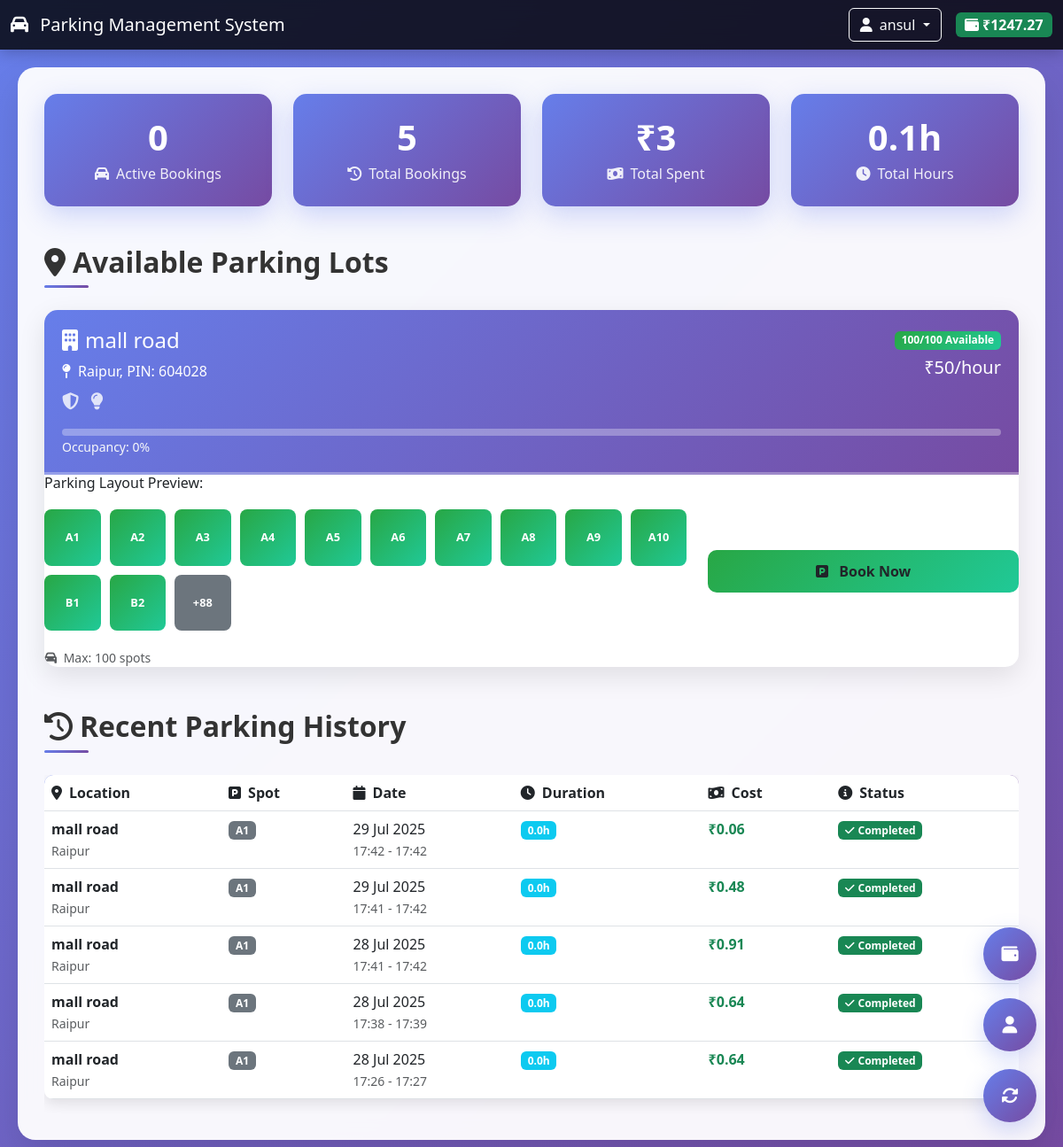
The page /user/dashboard (signed in) on the database its author committed.
### models/models.py (models this page shows, shortened)
class User(db.Model, UserMixin):
    __tablename__ = 'users'
    id = db.Column(db.Integer, primary_key=True)
    username = db.Column(db.String(80), unique=True, nullable=False)
    email = db.Column(db.String(120), unique=True, nullable=False)
    password = db.Column(db.String(128), nullable=False)
    full_name = db.Column(db.String(120), nullable=True)
    phone = db.Column(db.String(20), nullable=True) # Used 'phone' in app.py
    role = db.Column(db.String(20), default='user', nullable=False) # 'user' or 'admin'
    balance = db.Column(db.Float, default=0.0, nullable=False) # Wallet balance
    vehicle_number = db.Column(db.String(20), nullable=True)
    vehicle_type = db.Column(db.String(20), default='car', nullable=False)
    reservations = db.relationship('Reservation', backref='user', lazy=True)
    payments = db.relationship('Payment', backref='user', lazy=True)
    transactions = db.relationship('Transaction', backref='user', lazy=True)

class ParkingLot(db.Model):
    __tablename__ = 'parking_lots'
    id = db.Column(db.Integer, primary_key=True)
    prime_location_name = db.Column(db.String(100), nullable=False)
    address = db.Column(db.String(255), nullable=False)
    pin_code = db.Column(db.String(10), nullable=False) # Added pin_code
    price_per_hour = db.Column(db.Float, nullable=False) # Changed from hourly_rate
    layout_rows = db.Column(db.Integer, default=0, nullable=False) # For grid layout
    layout_cols = db.Column(db.Integer, default=0, nullable=False) # For grid layout
    max_spots = db.Column(db.Integer, default=0, nullable=False) # Total spots based on layout
    max_parking_limit = db.Column(db.Integer, default=100, nullable=False) # Overall max limit
    has_security = db.Column(db.Boolean, default=False)
    has_lighting = db.Column(db.Boolean, default=False)
    is_covered = db.Column(db.Boolean, default=False)
    parking_spots = db.relationship('ParkingSpot', backref='lot', lazy=True, cascade="all, delete-orphan") # Renamed to 'lot'
    def total_occupied_spots(self):
        return ParkingSpot.query.filter_by(lot_id=self.id, status='O').count()
    def available_spots_count(self):
        return self.max_spots - self.total_occupied_spots()
    def occupancy_rate(self):
        if self.max_spots == 0:
            return 0.0
        return (self.total_occupied_spots() / self.max_spots) * 100

class ParkingSpot(db.Model):
    __tablename__ = 'parking_spots'
    id = db.Column(db.Integer, primary_key=True)
    lot_id = db.Column(db.Integer, db.ForeignKey('parking_lots.id'), nullable=False) # Changed to lot_id
    spot_number = db.Column(db.String(10), nullable=False)
    row_position = db.Column(db.Integer, nullable=False) # For grid layout
    col_position = db.Column(db.Integer, nullable=False) # For grid layout
    status = db.Column(db.String(1), default='A', nullable=False) # A: Available, O: Occupied, M: Maintenance
    reservations = db.relationship('Reservation', backref='spot', lazy=True) # Renamed to 'spot'

class Reservation(db.Model):
    __tablename__ = 'reservations'
    id = db.Column(db.Integer, primary_key=True)
    user_id = db.Column(db.Integer, db.ForeignKey('users.id'), nullable=False)
    spot_id = db.Column(db.Integer, db.ForeignKey('parking_spots.id'), nullable=False) # Changed to spot_id
    start_time = db.Column(db.DateTime, default=datetime.utcnow, nullable=False)
    end_time = db.Column(db.DateTime, nullable=True) # Nullable for active reservations
    cost = db.Column(db.Float, nullable=True) # Total cost of the reservation
    status = db.Column(db.String(20), default='active', nullable=False) # 'active', 'completed', 'cancelled'
    vehicle_number = db.Column(db.String(20), nullable=True) # Stored in reservation for historical data
    def duration_hours(self):
        if self.start_time and self.end_time:
            duration = self.end_time - self.start_time
            return duration.total_seconds() / 3600
        elif self.start_time:
            duration = datetime.utcnow() - self.start_time
            return duration.total_seconds() / 3600
        return 0.0

### controllers/user_controller.py (the view)
    @app.route('/user/dashboard')
    @login_required
    def user_dashboard():
        if current_user.role != 'user':
            flash("Unauthorized access!", "danger")
            return redirect(url_for('home'))
        user = current_user
        lots = ParkingLot.query.all()
        reservations = Reservation.query.filter_by(user_id=user.id).order_by(Reservation.start_time.desc()).all()
        active_reservations = [res for res in reservations if res.end_time is None]
        past_reservations = [res for res in reservations if res.end_time is not None][:10]
        total_spent = sum(res.cost for res in past_reservations if res.cost is not None)
        total_hours = sum(res.duration_hours() for res in past_reservations)
        return render_template('user_dashboard.html',
                               user=user,
                               lots=lots,
                               active_reservations=active_reservations,
                               past_reservations=past_reservations,
                               total_spent=total_spent,
                               total_hours=total_hours)

### templates/user_dashboard.html (shortened to what this page needs)
<!DOCTYPE html>
<html lang="en">
<head>
    <link href="https://cdn.jsdelivr.net/npm/bootstrap@5.3.0/dist/css/bootstrap.min.css" rel="stylesheet">
    <link href="https://cdnjs.cloudflare.com/ajax/libs/font-awesome/6.4.0/css/all.min.css" rel="stylesheet">
    <link rel="stylesheet" href="{{ url_for('static', filename='css/user_dashboard.css') }}">
</head>
<body>
    <nav class="navbar navbar-expand-lg navbar-dark">
        <div class="container-fluid">
            <span class="navbar-brand">
                <i class="fas fa-car me-2"></i>
                Parking Management System
            </span>
            <div class="d-flex align-items-center">
                <div class="dropdown me-3">
                    <button class="btn btn-outline-light dropdown-toggle" type="button" data-bs-toggle="dropdown">
                        <i class="fas fa-user me-2"></i>{{ user.username }}
                    </button>
                </div>
                <span class="badge bg-success fs-6">
                    <i class="fas fa-wallet me-1"></i>₹{{ "%.2f"|format(user.balance) }}
                </span>
            </div>
        </div>
    </nav>
    <div class="main-content">
        <div class="row mb-4">
            <div class="col-md-3">
                <div class="stats-card text-center">
                    <h3>{{ active_reservations|length }}</h3>
                    <p><i class="fas fa-car me-2"></i>Active Bookings</p>
                </div>
            </div>
            <div class="col-md-3">
                <div class="stats-card text-center">
                    <h3>{{ past_reservations|length }}</h3>
                    <p><i class="fas fa-history me-2"></i>Total Bookings</p>
                </div>
            </div>
            <div class="col-md-3">
                <div class="stats-card text-center">
                    <h3>₹{{ "%.0f"|format(total_spent or 0) }}</h3>
                    <p><i class="fas fa-money-bill-wave me-2"></i>Total Spent</p>
                </div>
            </div>
            <div class="col-md-3">
                <div class="stats-card text-center">
                    <h3>{{ "%.1f"|format(total_hours or 0) }}h</h3>
                    <p><i class="fas fa-clock me-2"></i>Total Hours</p>
                </div>
            </div>
        </div>
        <h2 class="section-title">
            <i class="fas fa-map-marker-alt me-2"></i>Available Parking Lots
        </h2>
        {% for lot in lots %}
        <div class="lot-card">
            <div class="lot-header">
                <div class="d-flex justify-content-between align-items-start">
                    <div>
                        <h4 class="mb-2">
                            <i class="fas fa-building me-2"></i>{{ lot.prime_location_name }}
                        </h4>
                        <p class="mb-1">
                            <i class="fas fa-map-pin me-2"></i>{{ lot.address }}, PIN: {{ lot.pin_code }}
                        </p>
                        <div class="mt-2">
                            {% if lot.has_security %}
                                <span class="feature-icon" title="Security Available">
                                    <i class="fas fa-shield-alt"></i>
                                </span>
                            {% endif %}
                            {% if lot.has_lighting %}
                                <span class="feature-icon" title="Well Lit">
                                    <i class="fas fa-lightbulb"></i>
                                </span>
                            {% endif %}
                        </div>
                    </div>
                    <div class="text-end">
                        <div class="badge badge-available mb-2">
                            {{ lot.available_spots_count() }}/{{ lot.max_spots }} Available
                        </div>
                        <div class="h5 mb-0">₹{{ "%.0f"|format(lot.price_per_hour) }}/hour</div>
                    </div>
                </div>
                <div class="progress-custom mt-3">
                </div>
                <small class="text-light">Occupancy: {{ "%.0f"|format(lot.occupancy_rate()) }}%</small>
            </div>
            <div class="card-body">
                <div class="row align-items-center">
                    <div class="col-md-8">
                        <h6 class="mb-3">Parking Layout Preview:</h6>
                        <div class="spot-preview">
                            {% set max_preview = 12 %}
                            {% set spot_count = lot.parking_spots|length %}
                            {% set preview_limit = max_preview if spot_count > max_preview else spot_count %}
                            {% set preview_spots = lot.parking_spots[:preview_limit] %}
                            {% for spot in preview_spots %}
                                <div class="spot-mini {{ 'available' if spot.status == 'A' else 'occupied' }}"
                                        title="Spot {{ spot.spot_number }} - {{ 'Available' if spot.status == 'A' else 'Occupied' }}">
                                    {{ spot.spot_number }}
                                </div>
                            {% endfor %}
                            {% if lot.parking_spots|length > 12 %}
                                <div class="spot-mini" style="background: #6c757d; color: white;">
                                    +{{ lot.parking_spots|length - 12 }}
                                </div>
                            {% endif %}
                        </div>
                        <div class="d-flex justify-content-between text-muted">
                            <small>
                                <i class="fas fa-car me-1"></i>
                                Max: {{ lot.max_parking_limit }} spots
                            </small>
                        </div>
                    </div>
                    <div class="col-md-4 text-center">
                        <form action="{{ url_for('book_spot', lot_id=lot.id) }}" method="POST" class="booking-form">
                            <button type="submit"
                                    class="btn btn-book w-100 {{ 'disabled' if lot.available_spots_count() == 0 or active_reservations|length > 0 }}"
                                    {% if lot.available_spots_count() == 0 or active_reservations|length > 0 %}disabled{% endif %}>
                                <i class="fas fa-parking me-2"></i>
                                {% if active_reservations|length > 0 %}
                                    Already Have Booking
                                {% elif lot.available_spots_count() > 0 %}
                                    Book Now
                                {% else %}
                                    Fully Booked
                                {% endif %}
                            </button>
                        </form>
                    </div>
                </div>
            </div>
        </div>
        {% endfor %}
        {% if past_reservations %}
        <h2 class="section-title mt-5">
            <i class="fas fa-history me-2"></i>Recent Parking History
        </h2>
        <div class="table-responsive">
            <table class="table table-modern">
                <thead>
                    <tr>
                        <th><i class="fas fa-map-marker-alt me-2"></i>Location</th>
                        <th><i class="fas fa-parking me-2"></i>Spot</th>
                        <th><i class="fas fa-calendar me-2"></i>Date</th>
                        <th><i class="fas fa-clock me-2"></i>Duration</th>
                        <th><i class="fas fa-money-bill-wave me-2"></i>Cost</th>
                        <th><i class="fas fa-info-circle me-2"></i>Status</th>
                    </tr>
                </thead>
                <tbody>
                    {% for reservation in past_reservations %}
                    <tr>
                        <td>
                            <strong>{{ reservation.spot.lot.prime_location_name }}</strong><br>
                            <small class="text-muted">{{ reservation.spot.lot.address }}</small>
                        </td>
                        <td>
                            <span class="badge bg-secondary">{{ reservation.spot.spot_number }}</span>
                        </td>
                        <td>
                            {{ reservation.start_time.strftime('%d %b %Y') }}<br>
                            <small class="text-muted">{{ reservation.start_time.strftime('%H:%M') }} - {{ reservation.end_time.strftime('%H:%M') }}</small>
                        </td>
                        <td>
                            <span class="badge bg-info">{{ "%.1f"|format(reservation.duration_hours()) }}h</span>
                        </td>
                        <td>
                            <strong class="text-success">₹{{ "%.2f"|format(reservation.cost) }}</strong>
                        </td>
                        <td>
                            <span class="badge bg-success">
                                <i class="fas fa-check me-1"></i>Completed
                            </span>
                        </td>
                    </tr>
                    {% endfor %}
                </tbody>
            </table>
        </div>
        {% else %}
        <div class="alert alert-info mt-4">
            <i class="fas fa-info-circle me-2"></i>
            You haven't made any parking reservations yet. Book your first spot above!
        </div>
        {% endif %}
    </div>
    <div class="quick-actions">
        <div class="d-flex flex-column">
            <button class="fab" onclick="location.href='{{ url_for('user_wallet') }}'" title="Wallet">
                <i class="fas fa-wallet"></i>
            </button>
            <button class="fab" onclick="location.href='{{ url_for('user_profile') }}'" title="Profile">
                <i class="fas fa-user"></i>
            </button>
            <button class="fab" onclick="refreshPage()" title="Refresh">
                <i class="fas fa-sync-alt"></i>
            </button>
        </div>
    </div>
</body>
</html>

### rows shown on the page
User: username "ansul", balance "1247.27"
ParkingLot: prime_location_name "mall road", address "Raipur", pin_code "604028", has_security True (drawn), has_lighting True (drawn), available_spots_count "100", max_spots "100", price_per_hour "50", occupancy_rate "0", parking_spots|length "88", max_parking_limit "100", shows "Book Now"
ParkingSpot: spot_number "A1"
ParkingSpot: spot_number "A2"
ParkingSpot: spot_number "A3"
ParkingSpot: spot_number "A4"
ParkingSpot: spot_number "A5"
ParkingSpot: spot_number "A6"
ParkingSpot: spot_number "A7"
ParkingSpot: spot_number "A8"
ParkingSpot: spot_number "A9"
ParkingSpot: spot_number "A10"
ParkingSpot: spot_number "B1"
ParkingSpot: spot_number "B2"
Reservation: spot.lot.prime_location_name "mall road", spot.lot.address "Raipur", spot.spot_number "A1", start_time "29 Jul 2025", start_time "17:42", end_time "17:42", duration_hours "0.0", cost "0.06"
Reservation: spot.lot.prime_location_name "mall road", spot.lot.address "Raipur", spot.spot_number "A1", start_time "29 Jul 2025", start_time "17:41", end_time "17:42", duration_hours "0.0", cost "0.48"
Reservation: spot.lot.prime_location_name "mall road", spot.lot.address "Raipur", spot.spot_number "A1", start_time "28 Jul 2025", start_time "17:41", end_time "17:42", duration_hours "0.0", cost "0.91"
Reservation: spot.lot.prime_location_name "mall road", spot.lot.address "Raipur", spot.spot_number "A1", start_time "28 Jul 2025", start_time "17:38", end_time "17:39", duration_hours "0.0", cost "0.64"
Reservation: spot.lot.prime_location_name "mall road", spot.lot.address "Raipur", spot.spot_number "A1", start_time "28 Jul 2025", start_time "17:26", end_time "17:27", duration_hours "0.0", cost "0.64"

### other values the page prints
{{ active_reservations|length }} "0"
{{ past_reservations|length }} "5"
{{ "%.0f"|format(total_spent or 0) }} "3"
{{ "%.1f"|format(total_hours or 0) }} "0.1"
